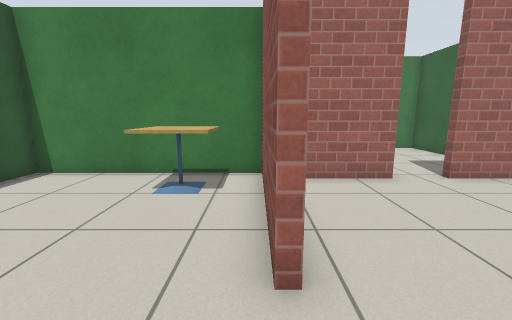
View 1 (above)

19 first-person views from a walk through a robot-simulator world made for Gazebo. The camera is 0.94 m above the floor, tilts 10° down and sees 90° across. The floor is counted in squares, 0.5 m on a side. Each view is taken from the middle of a square. On the plan, view 1 faces up. The plan holds only what a view shows up to about 15 squares ahead; the rest is blank. The robots in the file are not drawn. Gazebo's built-in surfaces are drawn with simple patterns. Some stock models are drawn as simple stand-ins.

View 2
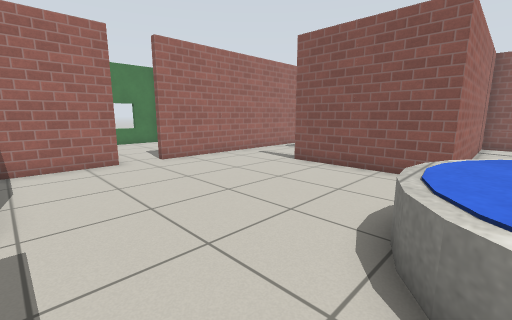

View 3
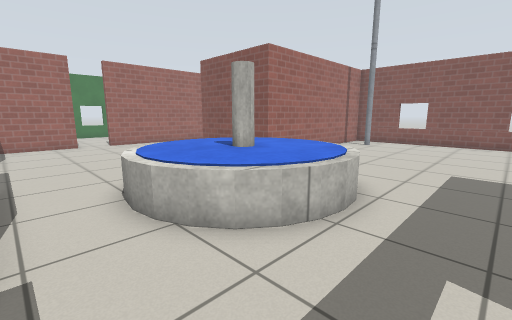

View 4
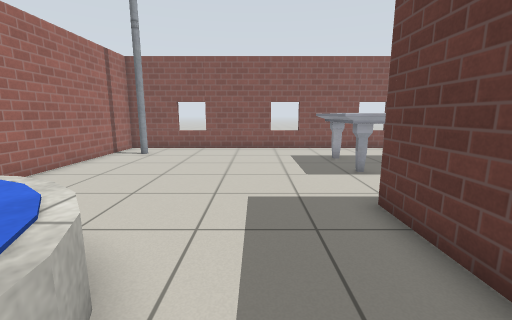

View 5
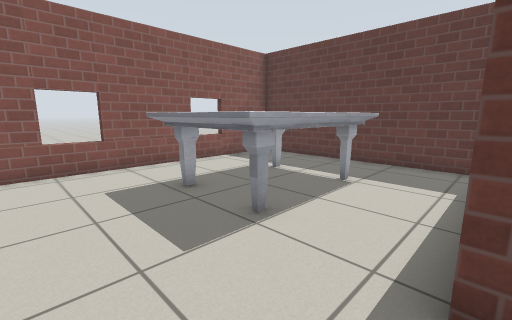

View 6
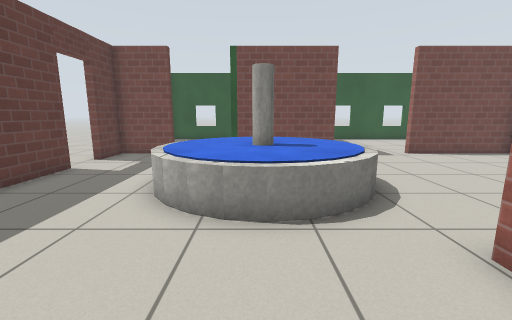

View 7
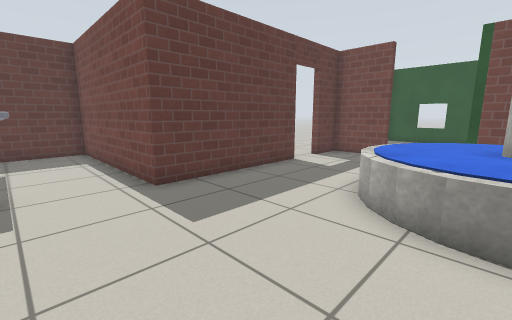

View 8
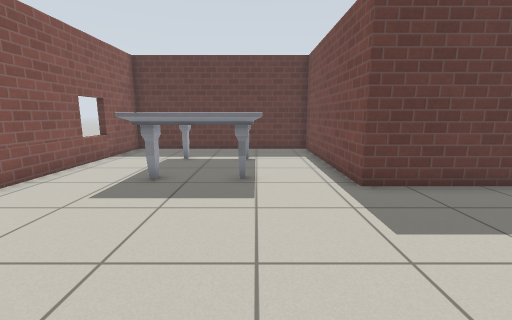

View 9
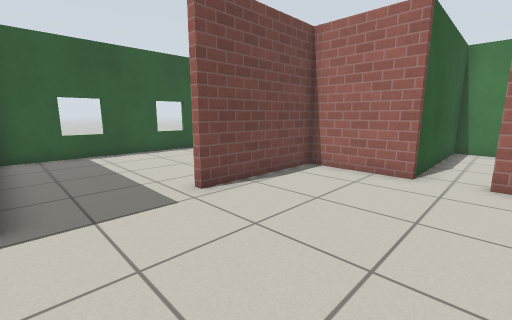

View 10
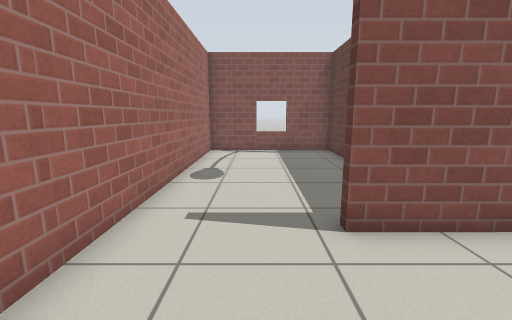

View 11
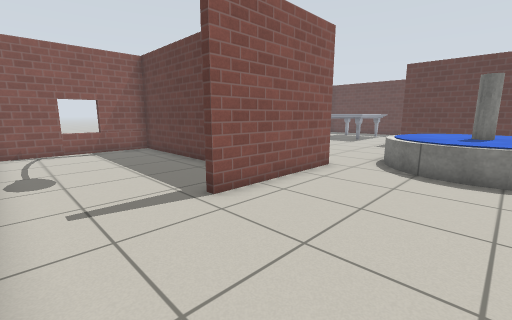

View 12
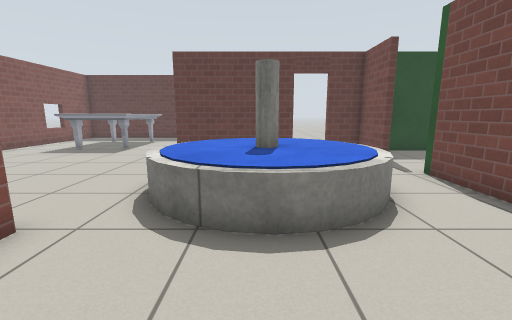

View 13
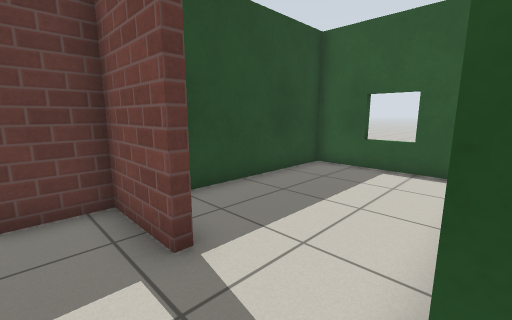

View 14
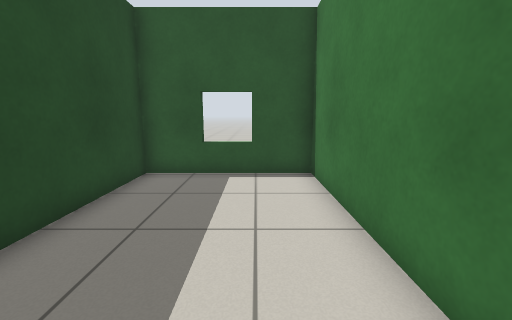

View 15
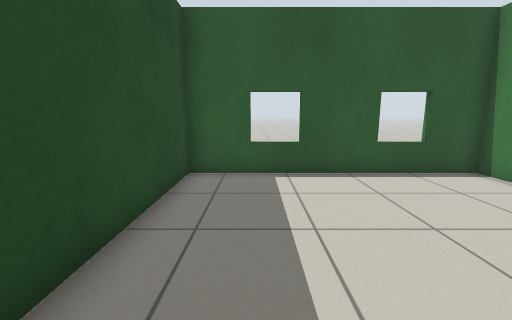

View 16
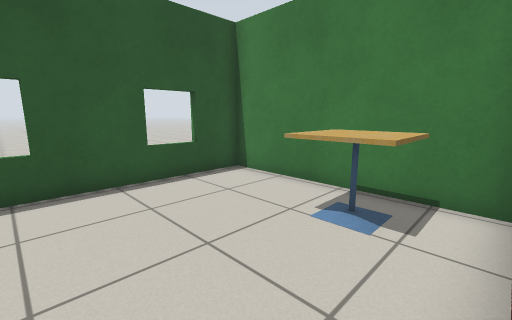

View 17
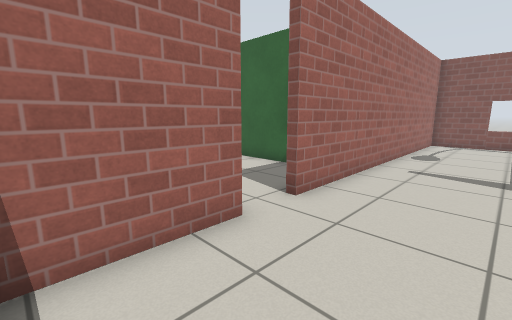

View 18
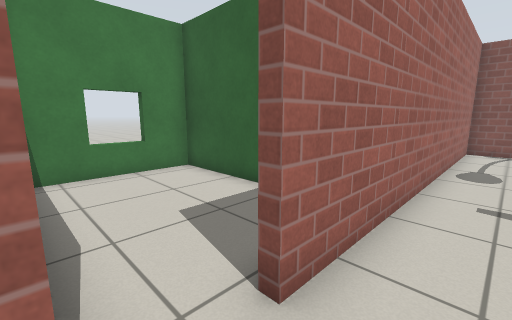

View 19
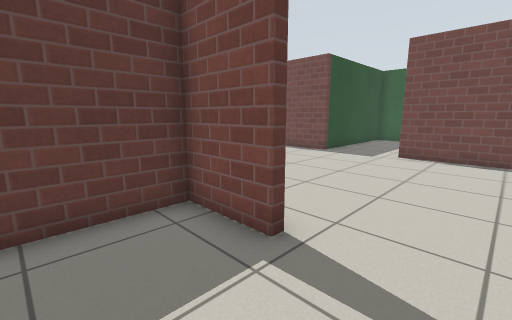

### Floor plan
Key: @ floor where view 1 was taken; # wall or solid block; . floor; D open door; = window, fence, low wall or low ledge; T cafe table; F fountain; L lamp; M marble table.
Columns run from 7 left of view 1 to 20 right of it. Each row starts with its distance up from view 1.
 15            ###=##
 14            #....#
 13            #....#
 12            #....#
 11            #....#
 10            #....#
  9            #....#
  8 ############.###############
  7 #...TTT#...................#
  6 =...TTT#...................#
  5 #......#...................#
  4 #......#...................=
  3 #......#.........#.........#
  2 =................#.........#
  1 #................###########
  0 #......@.........#
 -1 ########.........#
 -2        #....FFF..###########
 -3        #...FFFFF.........L.#
 -4        #..FFFFFF.........L.#
 -5        #..FFFFFF...........=
 -6 ########..FFFFFF...........#
 -7 #..........FFFFF...........#
 -8 #............F.............#
 -9 =..........................#
-10 #......#...................#
-11 #......#...................=
-12 ##########DD######..MMMM...#
-13        ...       #..M  M...#
-14        ..        #..M   ...#
-15                  #..M   ...#
-16                  #..MM M...=
-17                  #..M   ...#
-18                  #.........#
-19                  ###########

Positions as (right, up) in squares from view 1, and headings:
1: (0, 0), facing up
2: (1, -3), facing up-right
3: (1, -10), facing up-right
4: (5, -9), facing right
5: (10, -9), facing down-right
6: (13, -5), facing left
7: (13, -5), facing down-left
8: (13, -5), facing down
9: (6, -1), facing up-left
10: (6, 5), facing right
11: (5, 7), facing down-right
12: (6, 2), facing down
13: (2, -6), facing down-left
14: (1, -8), facing left
15: (1, 1), facing left
16: (0, 2), facing up-left
17: (1, 4), facing up-right
18: (4, 6), facing up-right
19: (13, 6), facing down-left
